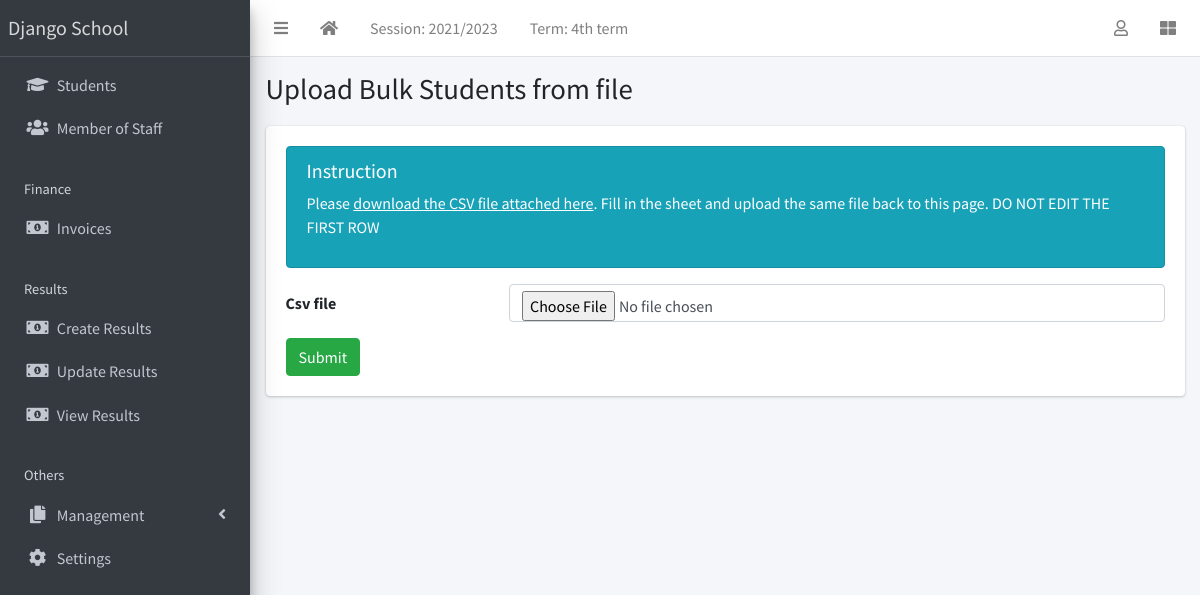
Page /student/upload/ (signed in) on the committed database.
### apps/corecode/models.py (models this page shows, shortened)
class AcademicSession(models.Model):
    name = models.CharField(max_length=200, unique=True)
    current = models.BooleanField(default=True)
    class Meta:
        ordering = ["-name"]

class AcademicTerm(models.Model):
    name = models.CharField(max_length=20, unique=True)
    current = models.BooleanField(default=True)
    class Meta:
        ordering = ["name"]

class SiteConfig(models.Model):
    key = models.SlugField()
    value = models.CharField(max_length=200)

### apps/students/views.py (the view)
# urls.py: path("upload/", StudentBulkUploadView.as_view(), name="student-upload"),
class StudentBulkUploadView(LoginRequiredMixin, SuccessMessageMixin, CreateView):
    model = StudentBulkUpload
    template_name = "students/students_upload.html"
    fields = ["csv_file"]
    success_url = "/student/list"
    success_message = "Successfully uploaded students"

### apps/corecode/context_processors.py (called while the page is built)
def site_defaults(request):
    current_session = AcademicSession.objects.get(current=True)
    current_term = AcademicTerm.objects.get(current=True)
    vals = SiteConfig.objects.all()
    contexts = {
        "current_session": current_session.name,
        "current_term": current_term.name,
    }
    for val in vals:
        contexts[val.key] = val.value
    return contexts

### apps/students/templates/students/students_upload.html (shortened to what this page needs)
{% extends 'base.html' %}
{% block title %}
  Upload Bulk Students from file
{% endblock title %}
{% block content %}
  <div class="col alert alert-info">
    <h5>Instruction</h5>
    <p>Please <a href="{% url 'download-csv' %}">download the CSV file attached here</a>. Fill in the sheet and upload the same file back to this page. DO NOT EDIT THE FIRST ROW</p>
  </div>
  <form method="POST" enctype="multipart/form-data">
    {% include 'corecode/form_snippet.html' %}
    <input type="submit" class="btn btn-success" value="Submit">
  </form>
{% endblock content %}

### templates/base.html (shortened to what this page needs)
{% load static %}
<!DOCTYPE html>
<html lang="en">
<head>
  <link rel="stylesheet" href="{% static 'plugins/fontawesome-free/css/all.min.css' %}">
  <link rel="stylesheet" href="{% static 'plugins/toastr/toastr.min.css' %}">
  <link rel="stylesheet"
    href="{% static 'plugins/overlayScrollbars/css/OverlayScrollbars.min.css' %}">
  <link rel="stylesheet" href="{% static 'plugins/Datatables/datatables.min.css' %}" />
  <link rel="stylesheet" href="{% static 'dist/css/adminlte.min.css' %}">
</head>
<body
  class="hold-transition sidebar-mini layout-fixed layout-navbar-fixed layout-footer-fixed">
  <div class="wrapper">
    <nav class="main-header navbar navbar-expand navbar-white navbar-light">
      <ul class="navbar-nav">
        <li class="nav-item">
          <a class="nav-link" data-widget="pushmenu" href="#" role="button"><i
              class="fas fa-bars"></i></a>
        </li>
        <li class="nav-item d-none d-sm-inline-block">
          <a href="{% url 'home' %} " class="nav-link"><i class="fa fa-home"></i></a>
        </li>
        <li class="nav-item d-none d-sm-inline-block">
          <a href="{% url 'current-session' %}" class="nav-link">Session: {{ current_session }}</a>
        </li>
        <li class="nav-item d-none d-sm-inline-block">
          <a href="{% url 'current-session' %}" class="nav-link">Term: {{ current_term }}</a>
        </li>
      </ul>
      <ul class="navbar-nav ml-auto">
        <li class="nav-item dropdown">
          <a class="nav-link" data-toggle="dropdown" href="#">
            <i class="far fa-user"></i>
          </a>
        </li>
        <li class="nav-item">
          <a class="nav-link" data-widget="control-sidebar" data-slide="true"
            href="#" role="button"><i class="fas fa-th-large"></i></a>
        </li>
      </ul>
    </nav>
    <aside class="main-sidebar sidebar-dark-primary elevation-4">
      <a href="{% url 'home' %}" class="brand-link">{{ school_name | default:"MySchool" }}</a>
      <div class="sidebar">
        <nav class="mt-2">
          <ul class="nav nav-pills nav-sidebar flex-column"
            data-widget="treeview" role="menu" data-accordion="false">
            <li class="nav-item">
              <a href="{% url 'student-list' %}" class="nav-link">
                <i class="nav-icon fas fa-graduation-cap"></i>
                <p>
                  Students
                </p>
              </a>
            </li>
            <li class="nav-item">
              <a href="{% url 'staff-list' %}" class="nav-link">
                <i class="nav-icon fas fa-users"></i>
                <p>
                  Member of Staff
                </p>
              </a>
            </li>
            <li class="nav-header">Finance</li>
            <li class="nav-item">
              <a href="{% url 'invoice-list' %}" class="nav-link">
                <i class="nav-icon fas fa-money-bill-alt"></i>
                <p>
                  Invoices
                </p>
              </a>
            </li>
            <li class="nav-header">Results</li>
            <li class="nav-item">
              <a href="{% url 'create-result' %}" class="nav-link">
                <i class="nav-icon fas fa-money-bill-alt"></i>
                <p>
                  Create Results
                </p>
              </a>
            </li>
            <li class="nav-item">
              <a href="{% url 'edit-results' %}" class="nav-link">
                <i class="nav-icon fas fa-money-bill-alt"></i>
                <p>
                  Update Results
                </p>
              </a>
            </li>
            <li class="nav-item">
              <a href="{% url 'view-results' %}" class="nav-link">
                <i class="nav-icon fas fa-money-bill-alt"></i>
                <p>
                  View Results
                </p>
              </a>
            </li>
            <li class="nav-header">Others</li>
            <li class="nav-item has-treeview">
              <a href="#" class="nav-link">
                <i class="nav-icon fas fa-copy"></i>
                <p>
                  Management
                  <i class="fas fa-angle-left right"></i>
                </p>
              </a>
            </li>
            <li class="nav-item">
              <a href="{% url 'configs' %}" class="nav-link">
                <i class="nav-icon fas fa-cog"></i>
                <p>
                  Settings
                </p>
              </a>
            </li>
          </ul>
        </nav>
      </div>
    </aside>
    <div class="content-wrapper">
      <section class="content-header">
        <div class="container-fluid">
          <div class="row mb-1">
            <div class="col-sm-8">
              <h1>{% block title %}{% endblock title %}</h1>
            </div>
            <div class="col-sm-4">
            </div>
          </div>
        </div>
      </section>
      <section class="content">
        <div class="container-fluid">
          <div class="row">
            <div class="col-md-12">
              {% block fullcard %}
              <div class="card">
                <div class="card-body">
                  <div class="row">
                    <div class="col">
                      {% block content %}
                      {% endblock content %}
                    </div>
                  </div>
                </div>
              </div>
              {% endblock fullcard %}
            </div>
          </div>
        </div>
      </section>
    </div>
  </div>
</body>
</html>

### rows in the picture
AcademicSession: name "2021/2023"
AcademicTerm: name "4th term"
SiteConfig: value "Django School"

### other values in the picture
{{ field.label }} "Csv file"
